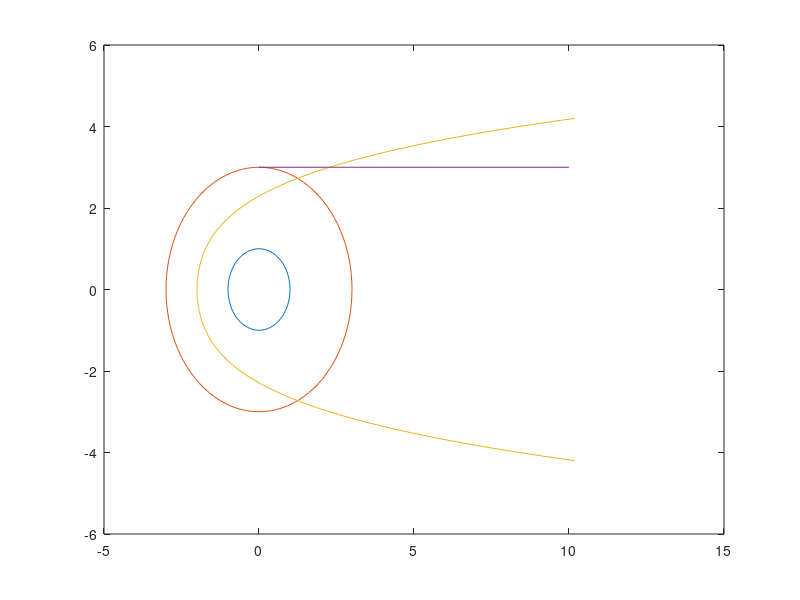

This figure's MATLAB source:
Rext = 3;
L = 10;
a = 2;
expo = 4;

theta = (0:100)'/100*2*pi;
x1=cos(theta);
y1=sin(theta);

x2=Rext*x1;
y2=Rext*y1;

## xmax = (((1+L/a)*2)^(1/expo))*a;
xmax = 4.2;
y3=(-100:100)'/100*xmax;
x3 = a*(-1+(y3/a).^2/2+0.2*abs(y3/a).^expo);

x4=(0:10)'/10*L;
y4 = Rext*ones(size(x4));

plot(x1,y1,x2,y2,x3,y3,x4,y4)
